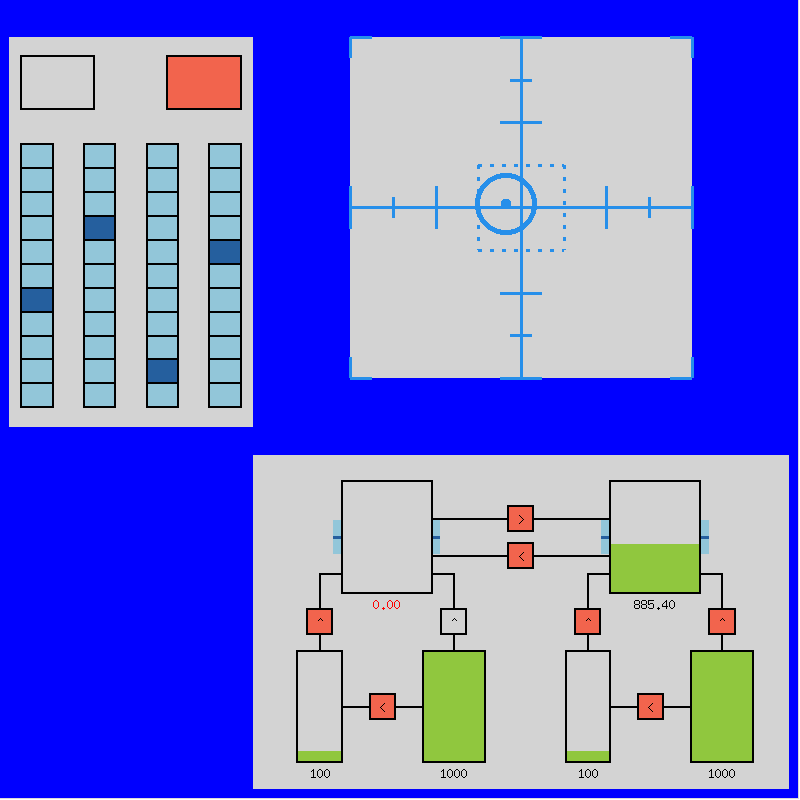
#> input picture images/background.png, 800 x 800 px
$ jupyter execute --allow-errors prelim_analysis.ipynb
#> lines starting #> are read from the running program, lines starting #| are printed output that depends on the picture
[cell 1]
#%matplotlib notebook
from pprint import pprint
from utils import *
import matplotlib.pyplot as plt
import matplotlib.image as mpimg
from types import SimpleNamespace
plt.style.use('default')
from cycler import cycler
color_cycle = cycler(color=['#e6194B', '#3cb44b', '#ffe119', '#4363d8', '#f58231', '#911eb4', '#42d4f4', '#f032e6', '#bfef45', '#fabed4', '#469990', '#dcbeff', '#9A6324', '#fffac8', '#800000', '#aaffc3', '#808000', '#ffd8b1', '#000075', '#a9a9a9', '#ffffff', '#000000'])

SOFT_RED, SOFT_BLUE = '#ffe5e5', '#e5e5ff'

plt.rcParams['axes.prop_cycle'] = color_cycle
from datetime import datetime
import numpy as np
import itertools

EYETRACKER_NAME = "EyeTracker:0"
EYETRACKERSTUB_NAME = "EyeTrackerStub"

TARGET_NAME = "Target:0"
WINDOW_SIZE = (800,800)
TRACKING_WINDOW_PROPERTIES = {'position': np.array((351.25, 37.85)), 'size': np.array((341.25, 341.25)), 'color':'red'}
FUEL_WINDOW_PROPERTIES = {'position': np.array((253.75, 455.71428571428567)), 'size': np.array((536.25, 334.2857142857143)), 'color':'blue'}
SYSTEM_WINDOW_PROPERTIES = {'position': np.array((10.0, 37.857142857142854)), 'size': np.array((243.75, 390.0)), 'color':'green'}
img = mpimg.imread('./images/background.png') # background image
#> img is the input picture: shape (800, 800, 4) float32; mean R, G, B, A 0.462, 0.475, 0.846, 0.998

# [6 lines of commented-out code are left out]

#> (a cell that did not finish here is left out)

[cell 3]
# TODO remove this is old now!

# gaze statistics
# [6 lines left out: function in_box, not called in this run]

#> (the rest of this cell did not finish here and is left out)

[cell 4]
from datetime import datetime
x = 1629729082.2015567

y = 1629729093.3309174

print(datetime.fromtimestamp(x))
print(datetime.fromtimestamp(y))
print(y-x - 10.27)
print(x + 10.27)

[cell 5]
print(1629905394.3392346 - 1629905394.241495)


x = 1629905378.6234007
y = 1629905394.241495

print(datetime.fromtimestamp(x))
print(datetime.fromtimestamp(y))
print(y-x - 14.75)

[cell 6]
# computes the failure statistics for the system monitoring task
# TODO do this for the other tasks it is interesting to know how much time they spend in failure for different difficulties, plot and record this.

def create_subplots(nrows=2, ncols=4):
#> called with nrows = 2, ncols = 4
    fig, axs = plt.subplots(nrows=nrows, ncols=ncols, figsize=(12,1),
                            gridspec_kw={'width_ratios':[1,1,1,1], 'height_ratios':[1,1],
                                         'wspace':1/40, 'hspace':0.2})
    for ax in axs.ravel():
        ax.set_xticklabels([])
        ax.set_yticklabels([])
        ax.tick_params(axis='both', which='both', bottom=False, top=False, left=False, right=False)
    return fig, axs

fig, axs = create_subplots(nrows=2, ncols=4)
stats = {}
#> (the rest of this cell did not finish here and is left out)

[cell 7]
# plot target data
# [50 lines left out: functions data_tracking_task, plot_tracking_task, create_subplots, not called in this run]

L2_THRESHOLD = 50 # default for the icua agents

#> (the rest of this cell did not finish here and is left out)

#> (a cell that did not finish here is left out)

#> (a cell that did not finish here is left out)

[cell 10]
import matplotlib.pyplot as plt
import matplotlib.image as mpimg

# Load the image using imread()
img = mpimg.imread('./data/background.png')

plt.figure()
# Display the image using imshow()
plt.imshow(img)
plt.show()

[cell 11]
import matplotlib.pyplot as plt
import numpy as np

# Sample data
x = np.linspace(0, 10, 100)
y = np.sin(x)

# Create the plot
fig, ax = plt.subplots()

# Plot the data
ax.plot(x, y)

# Set limits and ticks for the y-axis
ax.set_ylim(-1.2, 1.2)
ax.set_yticks(np.arange(-1, 1.1, 0.5))

# Draw the filled box outside the y-axis
box_coordinates = np.array([[-2, -10], [-2, 1.2], [0, 1.2], [0, -1.2]])
ax.fill_betweenx(box_coordinates[:, 1], box_coordinates[:, 0], color='lightgray')
print(box_coordinates[:,1])
# Display the plot
plt.show()
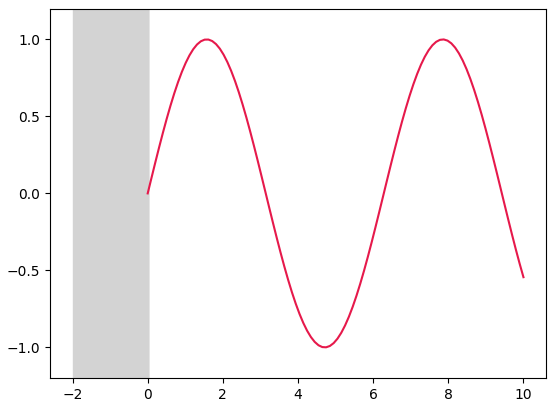
#> figure drawn by matplotlib, 1 panel; curve peaks at x = 7.88, y = 1

[cell 12]
import matplotlib.pyplot as plt
import numpy as np

# Sample data
x = np.linspace(0, 10, 100)
y = np.sin(x)

# Create the plot
fig, ax = plt.subplots()

# Plot the data
ax.plot(x, y)

# Draw the filled box outside the plot axis below the x-axis
box_coordinates = np.array([[x.min(), ax.get_ylim()[0]], [x.min(), ax.get_ylim()[0]-0.2],
                            [x.max(), ax.get_ylim()[0]-0.2], [x.max(), ax.get_ylim()[0]]])
ax.fill_between(box_coordinates[:, 0], box_coordinates[:, 1], color='lightgray', zorder=-1)

# Display the plot
plt.show()
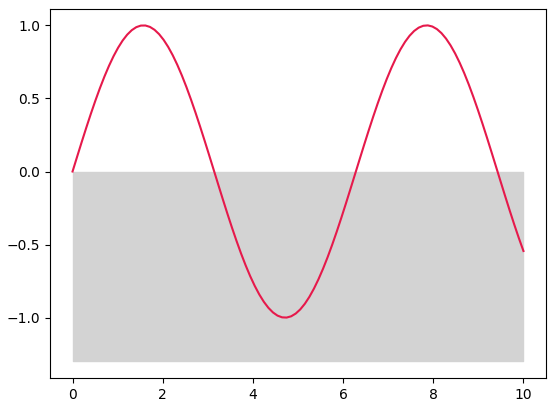
#> figure drawn by matplotlib, 1 panel; curve peaks at x = 7.88, y = 1

[cell 13]
x = np.array([0,0,0,1,1,1,1,0,0,1,0,1,0,1,1,1,1,0])
y = np.pad(np.logical_xor(x[:-1], x[1:]), (1,0)).astype(int)

yi = np.arange(y.shape[0])[y.astype(bool)]

print(x)
print(y)
print(yi)
print(yi.reshape(yi.shape[0]//2,2))

[cell 14]
def compute_time_in_failure(fail, timestamps, starttime, finishtime):
    fail = np.pad(fail.astype(np.uint8), (1,1)) # pad with zeros either side (ensures even index cardinality)
    timestamps = np.pad(timestamps, (1,1))      # pad with start/end time
    timestamps[0] = starttime
    timestamps[-1] = finishtime
    y = np.pad(np.logical_xor(fail[:-1], fail[1:]), (1,0))
    yi = np.arange(y.shape[0])[y]
    ts = timestamps[yi].reshape(-1,2)
    df = ts[:,1] - ts[:,0]
    return ts, df.sum() / (finishtime - starttime) # failure intervals, proportion of failure


x = np.array([0,0,1,1,1,0,0,1,1,1,1])
z = np.linspace(0,1,x.shape[0])
plt.figure()
plt.plot(z,x)
plt.scatter(z,x)

ts1, t1 = compute_time_in_failure(x, z, 0.0, 1)

x = np.array([0,0,0,1,0,0,1,1,1,0,0])
z = np.linspace(0,1,x.shape[0])
plt.plot(z,x)
plt.scatter(z,x)

ts2, t2 = compute_time_in_failure(x, z, 0.0, 1)
